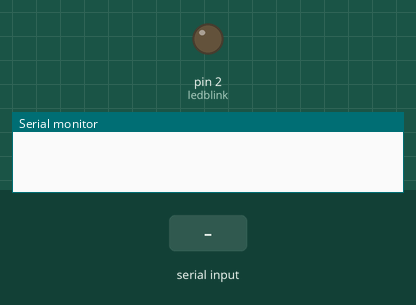
Simulated run of this sketch. Board: Arduino Uno, built for the host (arithmetic inside an expression is 32-bit, double 64-bit). Parts: output pins drawn as LEDs (lit = HIGH), the last lines printed to the serial monitor. Inputs (shaded band) come from the test bench.

Above: at 1.8 s.
1.9 s: "1" received over the second serial link
At 3.5 s:
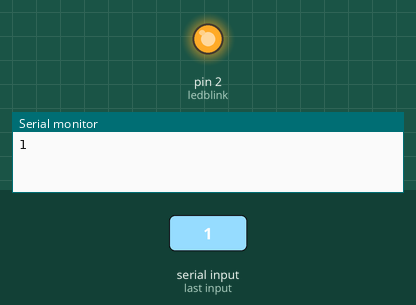
Timing chart, 0 to 10.4 s (numbered marks = the images above; inputs shaded):
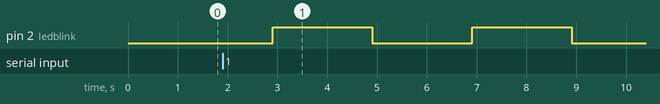

Measured:
- by itself, pin 2 (ledblink): alternates HIGH for 2.0 s and LOW for 2.0 s

The sketch:

NodeMCU_SoftwareSerial_DataRead.ino
```cpp
#include <SoftwareSerial.h>
SoftwareSerial arduinoConnect (5, 4);

#include <Blynk.h>
BlynkTimer DataReadEvent;
BlynkTimer LEDBLINK;
String data;
void setup() {
  Serial.begin(115200);
  arduinoConnect.begin(115200);

  DataReadEvent.setInterval(1000L, dataRead);
  LEDBLINK.setInterval(2000L, ledblink);
}

void loop() {
  DataReadEvent.run();
  LEDBLINK.run();
}


void dataRead(){
  data = arduinoConnect.readString();
  data.trim();
  Serial.println(data); }

void ledblink(){
  pinMode(2, OUTPUT);
  digitalWrite(2, !digitalRead(2)); }
```
